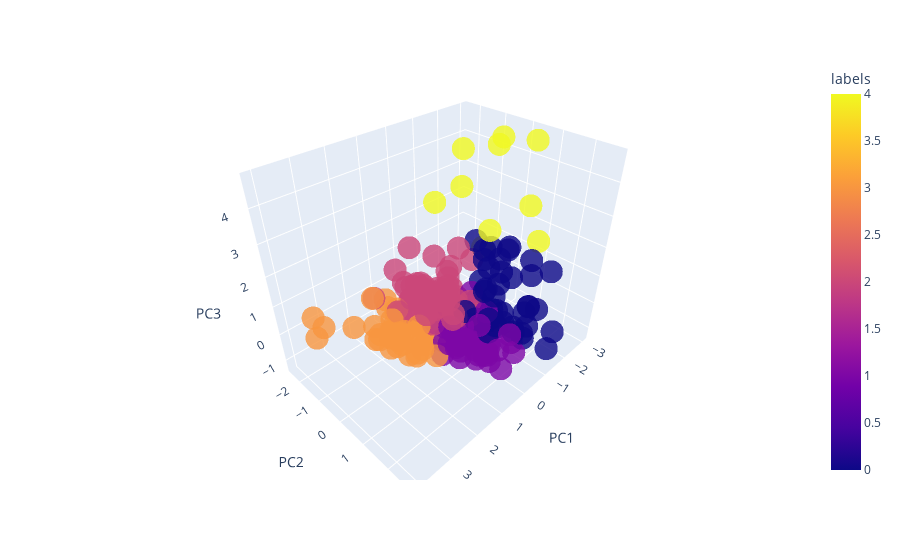

Notebook code for this chart:
### Code cell
import plotly.express as px
fig = px.scatter_3d(temp_df, x='PC1', y='PC2', z='PC3', color='labels', opacity=0.8, hover_name='song', hover_data=['danceability', 'energy', 'speechiness', 'acousticness', 'valence'])
fig.show()

fig.write_html('clusters.html')

### Figure 1 — Plotly figure (JSON) as saved in the notebook; plotly's stock layout.template omitted (floating-point values rounded to 4 significant figures; data arrays with more than 128 entries replaced by an {"elided": "..."} marker saying what was removed)
{"data": [{"customdata": {"elided": "217x5 float values"}, "hovertemplate": "<b>%{hovertext}</b><br><br>PC1=%{x}<br>PC2=%{y}<br>PC3=%{z}<br>danceability=%{customdata[0]}<br>energy=%{customdata[1]}<br>speechiness=%{customdata[2]}<br>acousticness=%{customdata[3]}<br>valence=%{customdata[4]}<br>labels=%{marker.color}<extra></extra>", "hovertext": {"elided": "217 str values"}, "legendgroup": "", "marker": {"color": {"elided": "217 int values"}, "coloraxis": "coloraxis", "opacity": 0.8, "symbol": "circle"}, "mode": "markers", "name": "", "scene": "scene", "showlegend": false, "type": "scatter3d", "x": {"elided": "217 float values"}, "y": {"elided": "217 float values"}, "z": {"elided": "217 float values"}}], "layout": {"coloraxis": {"colorbar": {"title": {"text": "labels"}}, "colorscale": [[0, "#0d0887"], [0.1111, "#46039f"], [0.2222, "#7201a8"], [0.3333, "#9c179e"], [0.4444, "#bd3786"], [0.5556, "#d8576b"], [0.6667, "#ed7953"], [0.7778, "#fb9f3a"], [0.8889, "#fdca26"], [1, "#f0f921"]]}, "legend": {"tracegroupgap": 0}, "margin": {"t": 60}, "scene": {"domain": {"x": [0, 1], "y": [0, 1]}, "xaxis": {"title": {"text": "PC1"}}, "yaxis": {"title": {"text": "PC2"}}, "zaxis": {"title": {"text": "PC3"}}}}}
